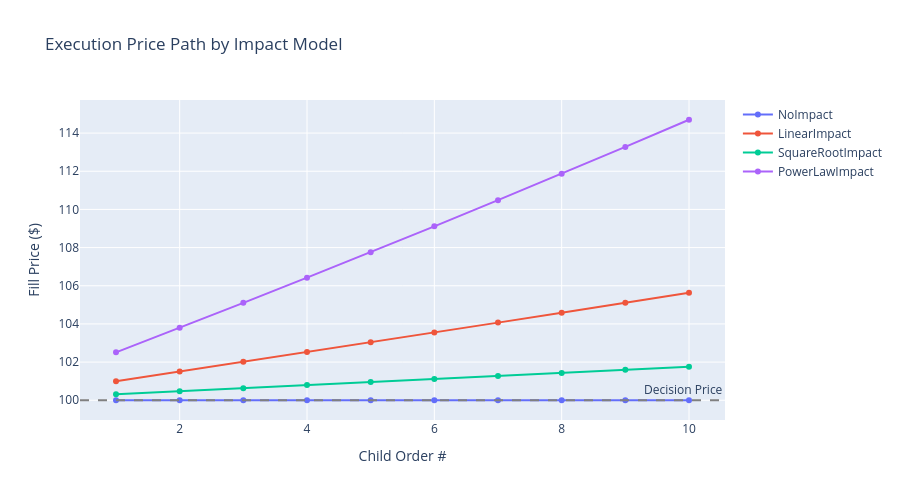

Source (notebook cell):
### Markdown cell above
**Finding**: The sequence summary turns each impact model into an execution
outcome with the same parent order. That keeps the comparison focused on cost
mechanics rather than on different trading scenarios.

### Code cell
# Visualize execution paths
fig = go.Figure()

for model_name in simulation_models.keys():
    model_data = results_df.filter(pl.col("model") == model_name)
    fig.add_scatter(
        x=model_data["order"].to_list(),
        y=model_data["fill_price"].to_list(),
        mode="lines+markers",
        name=model_name,
        line=dict(width=2),
    )

fig.add_hline(y=price, line_dash="dash", line_color="gray", annotation_text="Decision Price")

fig.update_layout(
    title="Execution Price Path by Impact Model",
    xaxis_title="Child Order #",
    yaxis_title="Fill Price ($)",
    height=500,
)
fig.show()

### Figure 1 — Plotly figure (JSON) as saved in the notebook; plotly's stock layout.template omitted (floating-point values rounded to 4 significant figures)
{"data": [{"line": {"width": 2}, "mode": "lines+markers", "name": "NoImpact", "type": "scatter", "x": [1, 2, 3, 4, 5, 6, 7, 8, 9, 10], "y": [100.0, 100.0, 100.0, 100.0, 100.0, 100.0, 100.0, 100.0, 100.0, 100.0]}, {"line": {"width": 2}, "mode": "lines+markers", "name": "LinearImpact", "type": "scatter", "x": [1, 2, 3, 4, 5, 6, 7, 8, 9, 10], "y": [101.0, 101.5, 102.0, 102.5, 103.0, 103.6, 104.1, 104.6, 105.1, 105.6]}, {"line": {"width": 2}, "mode": "lines+markers", "name": "SquareRootImpact", "type": "scatter", "x": [1, 2, 3, 4, 5, 6, 7, 8, 9, 10], "y": [100.3, 100.5, 100.6, 100.8, 101.0, 101.1, 101.3, 101.4, 101.6, 101.8]}, {"line": {"width": 2}, "mode": "lines+markers", "name": "PowerLawImpact", "type": "scatter", "x": [1, 2, 3, 4, 5, 6, 7, 8, 9, 10], "y": [102.5, 103.8, 105.1, 106.4, 107.8, 109.1, 110.5, 111.9, 113.3, 114.7]}], "layout": {"annotations": [{"showarrow": false, "text": "Decision Price", "x": 1, "xanchor": "right", "xref": "x domain", "y": 100.0, "yanchor": "bottom", "yref": "y"}], "height": 500, "shapes": [{"line": {"color": "gray", "dash": "dash"}, "type": "line", "x0": 0, "x1": 1, "xref": "x domain", "y0": 100.0, "y1": 100.0, "yref": "y"}], "title": {"text": "Execution Price Path by Impact Model"}, "xaxis": {"title": {"text": "Child Order #"}}, "yaxis": {"title": {"text": "Fill Price ($)"}}}}
